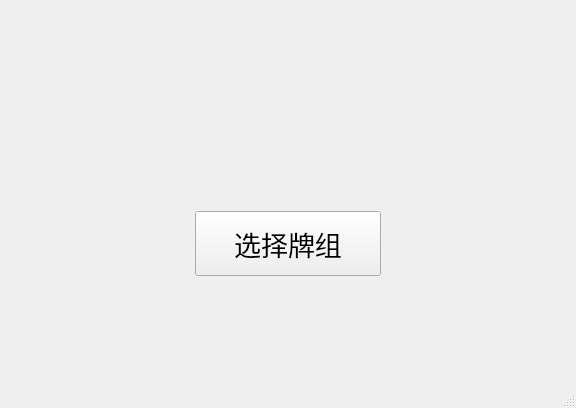
<?xml version="1.0" encoding="UTF-8"?>
<ui version="4.0">
 <class>startWindow</class>
 <widget class="QMainWindow" name="startWindow">
  <property name="geometry">
   <rect>
    <x>0</x>
    <y>0</y>
    <width>576</width>
    <height>408</height>
   </rect>
  </property>
  <property name="windowTitle">
   <string>MainWindow</string>
  </property>
  <widget class="QWidget" name="centralwidget">
   <layout class="QHBoxLayout" name="horizontalLayout_2">
    <item>
     <layout class="QHBoxLayout" name="horizontalLayout">
      <item>
       <spacer name="horizontalSpacer">
        <property name="orientation">
         <enum>Qt::Horizontal</enum>
        </property>
        <property name="sizeHint" stdset="0">
         <size>
          <width>68</width>
          <height>20</height>
         </size>
        </property>
       </spacer>
      </item>
      <item>
       <layout class="QVBoxLayout" name="verticalLayout">
        <item>
         <spacer name="verticalSpacer">
          <property name="orientation">
           <enum>Qt::Vertical</enum>
          </property>
          <property name="sizeHint" stdset="0">
           <size>
            <width>20</width>
            <height>68</height>
           </size>
          </property>
         </spacer>
        </item>
        <item>
         <spacer name="verticalSpacer_3">
          <property name="orientation">
           <enum>Qt::Vertical</enum>
          </property>
          <property name="sizeHint" stdset="0">
           <size>
            <width>20</width>
            <height>40</height>
           </size>
          </property>
         </spacer>
        </item>
        <item>
         <widget class="QPushButton" name="chooseButton">
          <property name="sizePolicy">
           <sizepolicy hsizetype="Expanding" vsizetype="Expanding">
            <horstretch>0</horstretch>
            <verstretch>0</verstretch>
           </sizepolicy>
          </property>
          <property name="maximumSize">
           <size>
            <width>1777215</width>
            <height>65</height>
           </size>
          </property>
          <property name="font">
           <font>
            <family>隶书</family>
            <pointsize>20</pointsize>
           </font>
          </property>
          <property name="text">
           <string>选择牌组</string>
          </property>
         </widget>
        </item>
        <item>
         <spacer name="verticalSpacer_2">
          <property name="orientation">
           <enum>Qt::Vertical</enum>
          </property>
          <property name="sizeHint" stdset="0">
           <size>
            <width>20</width>
            <height>68</height>
           </size>
          </property>
         </spacer>
        </item>
       </layout>
      </item>
      <item>
       <spacer name="horizontalSpacer_2">
        <property name="orientation">
         <enum>Qt::Horizontal</enum>
        </property>
        <property name="sizeHint" stdset="0">
         <size>
          <width>88</width>
          <height>20</height>
         </size>
        </property>
       </spacer>
      </item>
     </layout>
    </item>
   </layout>
  </widget>
  <widget class="QMenuBar" name="menubar">
   <property name="geometry">
    <rect>
     <x>0</x>
     <y>0</y>
     <width>576</width>
     <height>23</height>
    </rect>
   </property>
  </widget>
  <widget class="QStatusBar" name="statusbar"/>
 </widget>
 <resources/>
 <connections/>
</ui>
